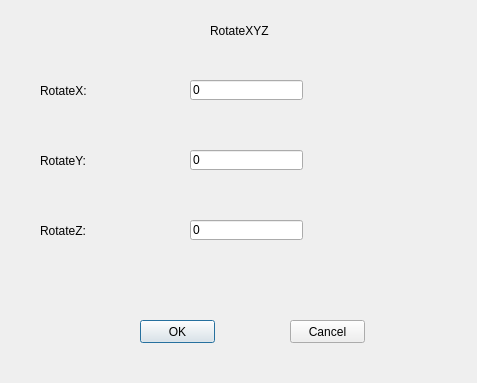
<?xml version="1.0" encoding="UTF-8"?>
<ui version="4.0">
 <class>RotateXYZDialog</class>
 <widget class="QDialog" name="RotateXYZDialog">
  <property name="geometry">
   <rect>
    <x>0</x>
    <y>0</y>
    <width>477</width>
    <height>383</height>
   </rect>
  </property>
  <property name="windowTitle">
   <string>RotateXYZ</string>
  </property>
  <widget class="QLabel" name="RotateXYZL">
   <property name="geometry">
    <rect>
     <x>210</x>
     <y>20</y>
     <width>81</width>
     <height>21</height>
    </rect>
   </property>
   <property name="text">
    <string>RotateXYZ</string>
   </property>
  </widget>
  <widget class="QLabel" name="RotateX">
   <property name="geometry">
    <rect>
     <x>40</x>
     <y>80</y>
     <width>81</width>
     <height>21</height>
    </rect>
   </property>
   <property name="text">
    <string>RotateX:</string>
   </property>
  </widget>
  <widget class="QLabel" name="RotateY">
   <property name="geometry">
    <rect>
     <x>40</x>
     <y>150</y>
     <width>81</width>
     <height>21</height>
    </rect>
   </property>
   <property name="text">
    <string>RotateY:</string>
   </property>
  </widget>
  <widget class="QLabel" name="RotateZ">
   <property name="geometry">
    <rect>
     <x>40</x>
     <y>220</y>
     <width>81</width>
     <height>21</height>
    </rect>
   </property>
   <property name="text">
    <string>RotateZ:</string>
   </property>
  </widget>
  <widget class="QLineEdit" name="RotateXLE">
   <property name="geometry">
    <rect>
     <x>190</x>
     <y>80</y>
     <width>113</width>
     <height>20</height>
    </rect>
   </property>
   <property name="text">
    <string>0</string>
   </property>
  </widget>
  <widget class="QLineEdit" name="RotateYLE">
   <property name="geometry">
    <rect>
     <x>190</x>
     <y>150</y>
     <width>113</width>
     <height>20</height>
    </rect>
   </property>
   <property name="text">
    <string>0</string>
   </property>
  </widget>
  <widget class="QLineEdit" name="RotateZLE">
   <property name="geometry">
    <rect>
     <x>190</x>
     <y>220</y>
     <width>113</width>
     <height>20</height>
    </rect>
   </property>
   <property name="text">
    <string>0</string>
   </property>
  </widget>
  <widget class="QPushButton" name="OkPB">
   <property name="geometry">
    <rect>
     <x>140</x>
     <y>320</y>
     <width>75</width>
     <height>23</height>
    </rect>
   </property>
   <property name="text">
    <string>OK</string>
   </property>
  </widget>
  <widget class="QPushButton" name="CancelPB">
   <property name="geometry">
    <rect>
     <x>290</x>
     <y>320</y>
     <width>75</width>
     <height>23</height>
    </rect>
   </property>
   <property name="text">
    <string>Cancel</string>
   </property>
  </widget>
 </widget>
 <resources/>
 <connections/>
</ui>
